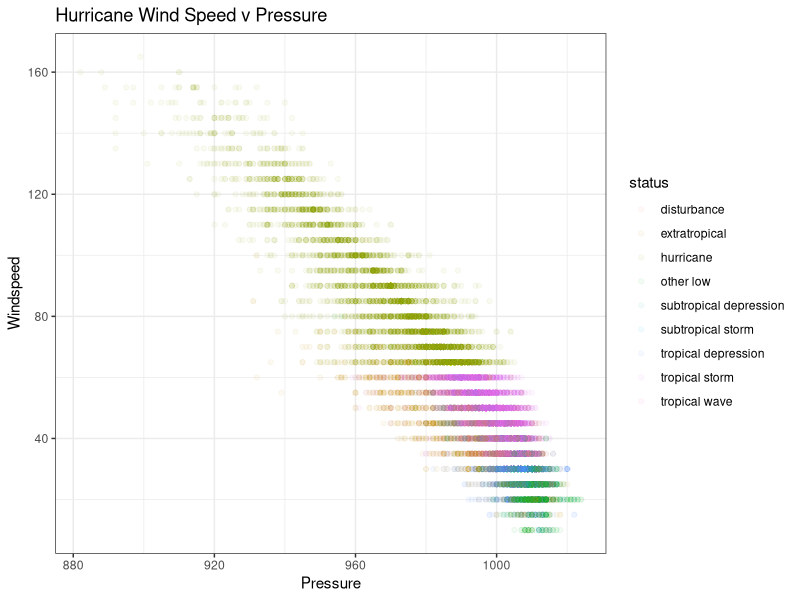

Generate this figure with R: (Note: this script raises an error after producing the figure.)
## ---- chunk 1
knitr::opts_chunk$set(echo = TRUE)
library(ggplot2)
library(dplyr)
library(viridis)
library(htmlTable)
## ---- chunk 2
ggplot(data=storms)+
  geom_point(aes(x=pressure, y = wind, color=status), alpha= .05)+
  scale_fill_viridis_c()+
  theme_bw()+
  labs(title= "Hurricane Wind Speed v Pressure", x = "Pressure",y="Windspeed")
## ---- chunk 3
storms_means<-storms%>%
  filter(!is.na(wind),!is.na(pressure),!is.na(ts_diameter),!is.na(hu_diameter))%>%
  group_by(name)%>%
  summarise(mean_wind=mean(wind),mean_pressure=mean(pressure),mean_ts_diameter=mean(ts_diameter),mean_hu_diameter=mean(hu_diameter))%>%
   mutate_if(is.numeric, ~round(., 2))
htmlTable::htmlTable(storms_means)
## ---- chunk 4
storms_days<-storms%>%
  filter(status=="hurricane",year>=2010)%>%
  group_by(name)%>%
  summarise(days=length(unique(day)))
library(purrr)
map2_chr(.x = storms_days$name, .y = storms_days$days, function(x,y) paste("Hurricane", x, "lasted", y, "days"))
